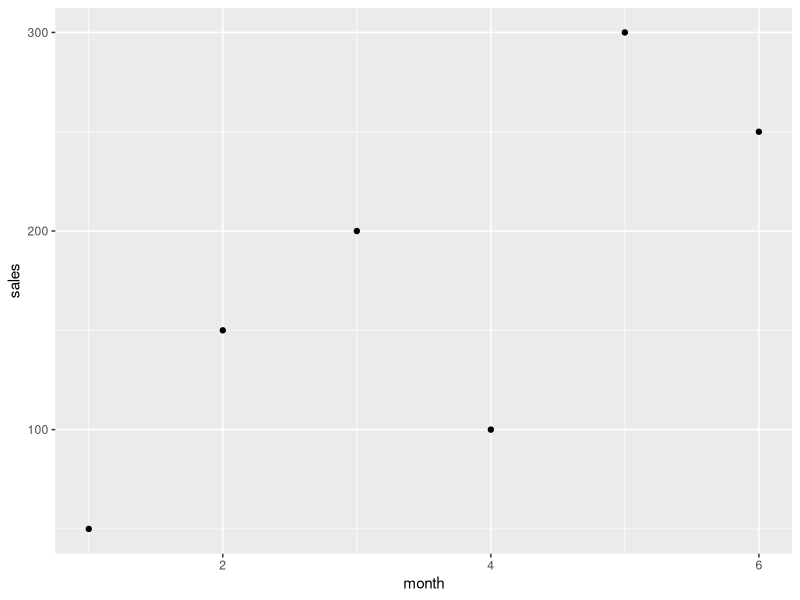
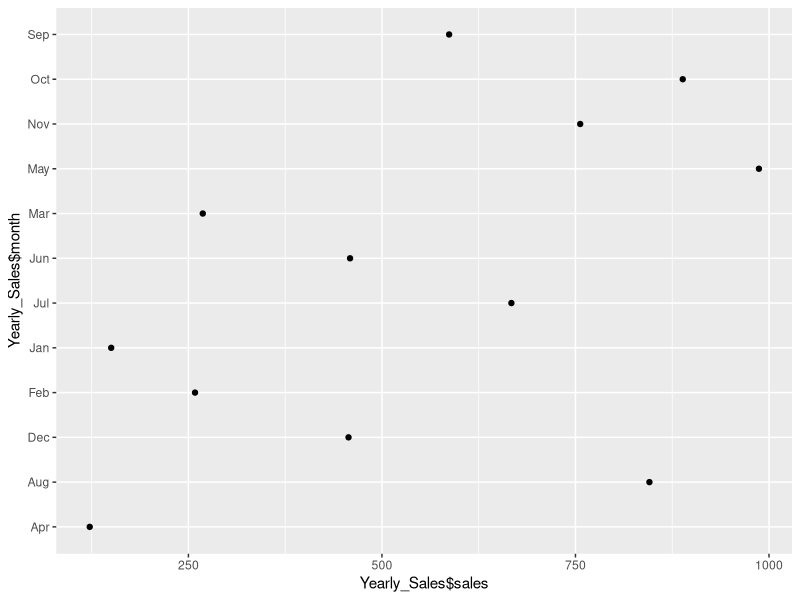

Generate these figures, in order, with R:
#Name: Tyler Black
#Module 1: Assignment 2

#=================================Question 1
student_num <- c(1,2,3,4,5,6,7,8,9,10,11,12,13,14,15,16,17,18,19,20,21,22,23,24,
                 25,26,27,28,29,30,31,32,33,34,35,36,37,38,39,40,41,42,43,44,45,
                 46,47,48,49,50,51,52,53,54,55,56,57,58,59,60,61,62,63,64,65,66,
                 67,68,69,70,71,72,73,74,75)
student_num

#=================================Question 2
library(ggplot2)
library(tidyverse)
sales <- c(50,150,200,100,300,250)
month <- c(1,2,3,4,5,6)
qplot(month,sales)

#What month had the largest sales? What was the amount? -> Month 5 and 300

#=================================Question 3

months <- c('Jan','Feb','Mar', 'Apr', 'May','Jun','Jul','Aug','Sep','Oct','Nov',
            'Dec')

#What type of vector is this (hint: use typeof() or look in environment pane)?
#The type of vector is character type

days <- c('Mon','Tue', 'Wed', 'Thu', 'Fri','Sat',7)

#How is the number 7 treated in the vector (as a double or character)?
#Why? The number 7 is treated as a character because vectors can only hold one 
#data type and the first data type the system read was a character

Days <- c(1:7)

#Do Days and days contain the same values?
#If they are different, what data type is Days and days?
#They have different values, character for days and integer for Days.

#===============================Question 4
month <- months
sales <- c(150.25, 258.54, 268.55, 122.52, 987, 458.82, 667.23, 845.54, 586.78, 
           888.58, 756.12, 456.84)
Yearly_Sales <- data.frame(month,sales)

#Open data frame from the environment pane.
#Which month had the most sales? May
#Which month had the least sales? April

qplot(Yearly_Sales$sales, Yearly_Sales$month)
